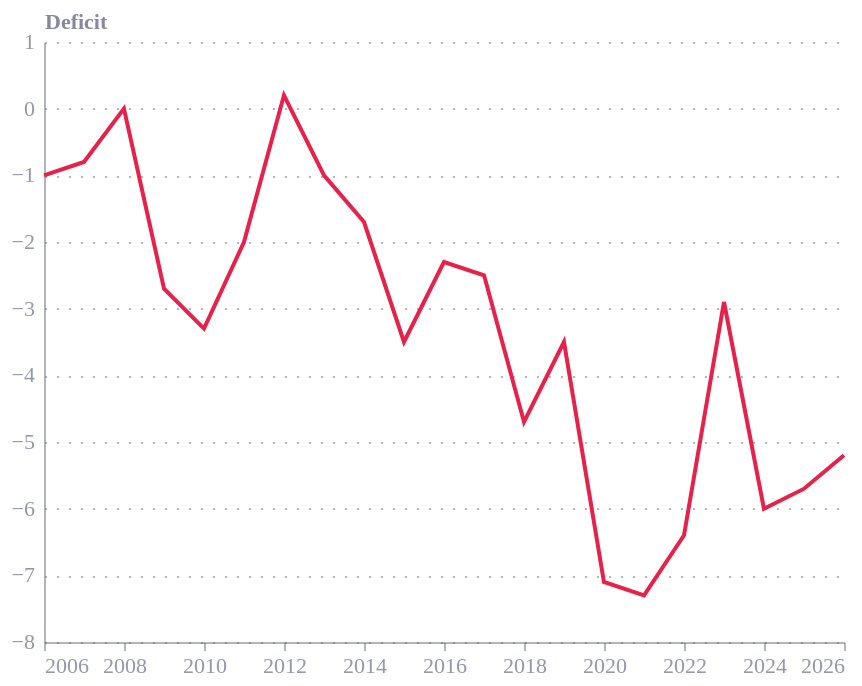

Notebook code for this chart:
### Code cell
alt.Chart(data).mark_line().encode(
    x=alt.X("Date:T"),
    y=alt.Y("Deficit:Q", title='Deficit')
)

### Figure 1 — Vega-Lite specification as saved in the notebook (floating-point values rounded to 4 significant figures)
{"config": {"font": "Circular Std", "text": {"color": "#676A86", "align": "left", "baseline": "middle", "dx": 7, "dy": 0, "fontSize": 11}, "view": {"stroke": null, "continuousWidth": 400, "continuousHeight": 300, "discreteWidth": 400, "discreteHeight": 300}, "range": {"category": ["#36B7B4", "#E6224B", "#F4C245", "#0063AF", "#00A767", "#179FDB", "#EB5C2E", "#5C267B", "#122B39"], "diverging": ["#E6224B", "#E54753", "#C9C9C9", "#179FDB", "#122B39"], "heatmap": ["#C9C9C9", "#179FDB", "#0063AF", "#122B39"], "ordinal": ["#00A767", "#36B7B4", "#179FDB", "#0063AF", "#243B5A"]}, "bar": {"color": "#179fdb"}, "line": {"color": "#e6224b"}, "rule": {"color": "#676A86"}, "area": {"opacity": 0.8}, "point": {"filled": true, "size": 80, "color": "#e6224b", "opacity": 0.95}, "geoshape": {"stroke": "white", "strokeWidth": 0.3}, "rect": {"fill": "#d6d4d4", "opacity": 0.3}, "axis": {"labelColor": "#676A86", "labelFontSize": 11, "labelFont": "Circular Std", "labelOpacity": 0.7, "tickColor": "#676A86", "tickOpacity": 0.5, "domainColor": "#676A86", "domainOpacity": 0.5, "gridColor": "#676A86", "gridDash": [2, 2], "gridOpacity": 0.5, "title": null, "titleColor": "#676A86", "titleOpacity": 0.8, "tickSize": 4}, "axisXDiscrete": {"grid": false, "labelAngle": 0, "tickCount": 10, "tickOpacity": 0.5, "title": null}, "axisYDiscrete": {"ticks": false, "labelPadding": 5}, "axisXTemporal": {"grid": false, "ticks": true}, "axisXQuantitative": {"grid": true}, "axisYQuantitative": {"gridColor": "#676A86", "gridDash": [1, 5], "gridOpacity": 0.5, "ticks": false, "labelPadding": 5, "tickCount": 8, "titleAngle": 0, "titleAlign": "left", "titleBaseline": "bottom", "titleX": 0, "titleY": -5}, "title": {"color": "#676A86E6", "subtitleColor": "#676A86", "font": "Circular Std", "subtitleFont": "Circular Std", "anchor": "start", "fontSize": 14, "subtitleFontSize": 12, "subtitlePadding": 4, "offset": 0, "frame": "group"}, "legend": {"titleColor": "#122b39", "title": null, "labelColor": "#122b39", "labelFontSize": 11}}, "data": {"name": "data-95de31c6082874ed2859b9a2c30681eb"}, "mark": {"type": "line"}, "encoding": {"x": {"field": "Date", "type": "temporal"}, "y": {"field": "Deficit", "title": "Deficit", "type": "quantitative"}}, "$schema": "https://vega.github.io/schema/vega-lite/v6.4.1.json", "datasets": {"data-95de31c6082874ed2859b9a2c30681eb": [{"Date": "2006", "Deficit": -1.0}, {"Date": "2007", "Deficit": -0.8}, {"Date": "2008", "Deficit": 0.0}, {"Date": "2009", "Deficit": -2.7}, {"Date": "2010", "Deficit": -3.3}, {"Date": "2011", "Deficit": -2.0}, {"Date": "2012", "Deficit": 0.2}, {"Date": "2013", "Deficit": -1.0}, {"Date": "2014", "Deficit": -1.7}, {"Date": "2015", "Deficit": -3.5}, {"Date": "2016", "Deficit": -2.3}, {"Date": "2017", "Deficit": -2.5}, {"Date": "2018", "Deficit": -4.7}, {"Date": "2019", "Deficit": -3.5}, {"Date": "2020", "Deficit": -7.1}, {"Date": "2021", "Deficit": -7.3}, {"Date": "2022", "Deficit": -6.4}, {"Date": "2023", "Deficit": -2.9}, {"Date": "2024", "Deficit": -6.0}, {"Date": "2025", "Deficit": -5.7}, {"Date": "2026", "Deficit": -5.2}]}}
